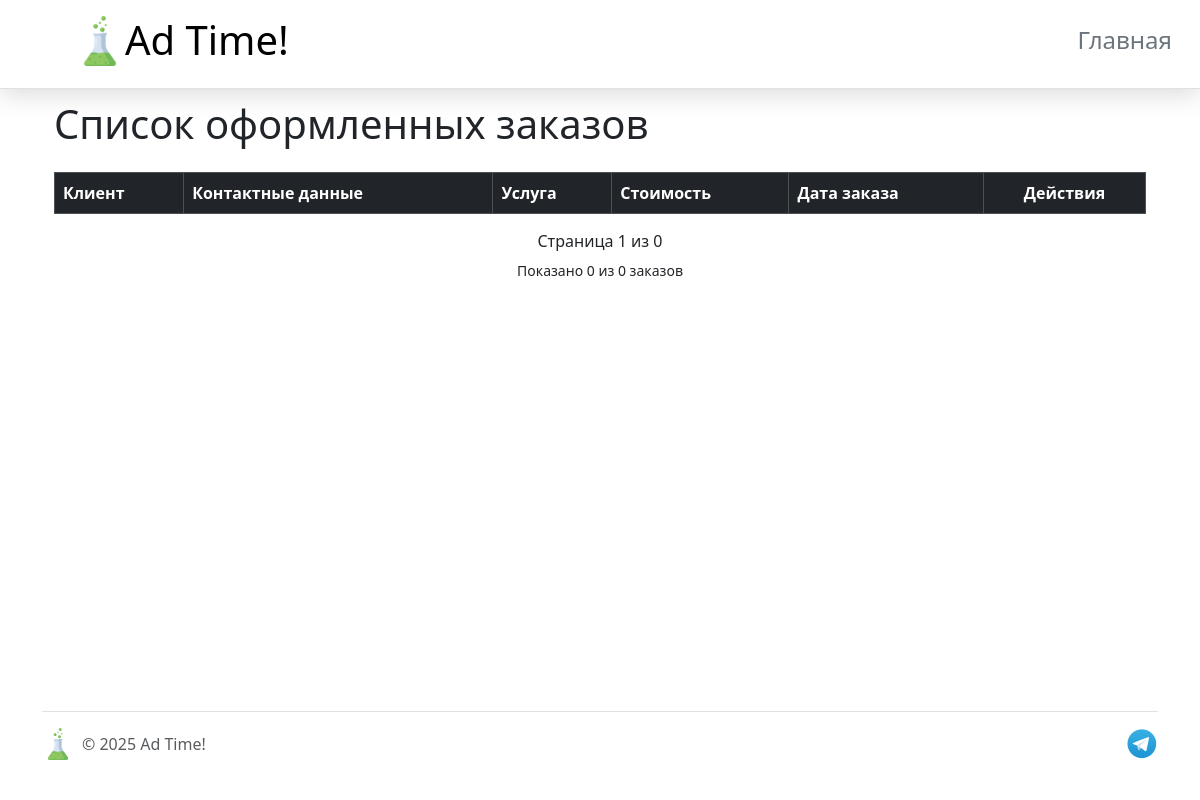
Page /list-orders on the earlier database version.
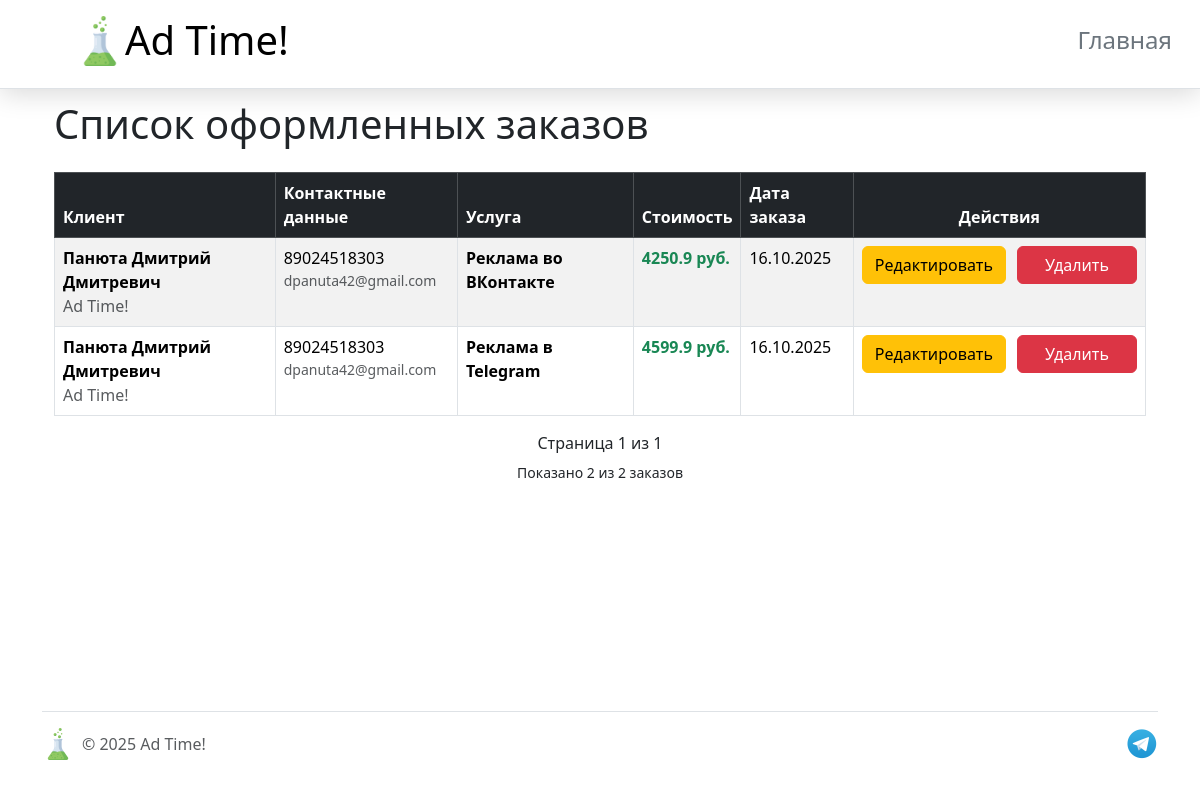
Same page on the later database version.
### models.py (models this page shows, shortened)
class Order(db.Model):
    __tablename__ = 'orders'
    id = db.Column(db.Integer, primary_key=True)
    customer_id = db.Column(db.Integer, db.ForeignKey(
        'customers.id'), nullable=False)
    service_id = db.Column(db.Integer, db.ForeignKey(
        'services.id'), nullable=False)
    order_date = db.Column(db.Date, nullable=False)
    customer = db.relationship('Customer', backref='orders')
    service = db.relationship('Service', backref='orders')

class Customer(db.Model):
    __tablename__ = 'customers'
    id = db.Column(db.Integer, primary_key=True)
    name = db.Column(db.String(125), nullable=False)
    date_of_birth = db.Column(db.Date)
    phone_number = db.Column(
        db.String(11), nullable=False, unique=True)
    email = db.Column(db.String(100))
    company = db.Column(db.String(100))

class Service(db.Model):
    __tablename__ = 'services'
    id = db.Column(db.Integer, primary_key=True)
    service_name = db.Column(db.String(125), nullable=False)
    description = db.Column(db.Text(1000))
    price = db.Column(db.Float(), nullable=False, default='0')

### app.py (the view)
@app.route('/list-orders')
def list_orders():
    page = request.args.get('page', 1, type=int)
    orders = Order.query.paginate(
        page=page,
        per_page=10,
        error_out=False
    )
    app.logger.info(
        f"The page with orders has been loaded. Page {page}, total pages: {orders.pages}")
    return render_template('list_orders.html', orders=orders)

### templates/list_orders.html (shortened to what this page needs)
{% extends 'base.html' %}
{% block content %}
<div class="container">
    <h1 class="mb-4">Список оформленных заказов</h1>
    {% if orders %}
    <table class="table mt-4 table-bordered table-striped table-hover">
        <thead class="table-dark">
            <tr>
                <th>Клиент</th>
                <th>Контактные данные</th>
                <th>Услуга</th>
                <th>Стоимость</th>
                <th>Дата заказа</th>
                <th class="text-center">Действия</th>
            </tr>
        </thead>
        <tbody>
            {% for order in orders %}
            <tr>
                <td>
                    <b>{{ order.customer.name }}</b>
                    {% if order.customer.company %}
                    <div class="text-muted">{{ order.customer.company }}</div>
                    {% endif %}
                </td>
                <td>
                    <div>{{ order.customer.phone_number }}</div>
                    <div class="text-muted small">{{ order.customer.email or 'Email не указан' }}</div>
                </td>
                <td>
                    <b>{{ order.service.service_name }}</b>
                </td>
                <td>
                    <span class="fw-bold text-success">{{ order.service.price }} руб.</span>
                </td>
                <td>
                    {{ order.order_date.strftime('%d.%m.%Y') }}
                </td>
                <td class="text-center">
                    <div class="btn-group" role="group">
                        <a href="{{ url_for('update_order', order_id=order.id) }}" class="btn btn-warning rounded">Редактировать</a>
                        <a href="{{ url_for('delete_order', order_id=order.id) }}"
                        class="btn btn-danger rounded"
                        onclick="return confirm('Вы уверены, что хотите удалить этот заказ?')">Удалить</a>
                </div>
                </td>
            </tr>
            {% endfor %}
        </tbody>
    </table>
    <div style="margin-top: 20px; text-align: center;">
        <span style="position: relative;margin: 0 20px; top: -5px">Страница {{ orders.page }} из {{ orders.pages }}</span>
    </div>
    <p style="text-align: center">
        <small>Показано {{ orders.items|length }} из {{ orders.total }} заказов</small>
    </p>
    {% else %}
    <div class="alert alert-info mt-4">
        <p class="mb-0">На данный момент нет оформленных заказов. <a href="{{ url_for('add_order') }}" class="alert-link">Оформить первый заказ</a>.</p>
    </div>
    {% endif %}
</div>
{% endblock %}

Differences in the rows shown:
added Order: customer.name "Панюта Дмитрий Дмитревич", customer.company "Ad Time!", customer.phone_number "89024518303", customer "dpanuta42@gmail.com", service.service_name "Реклама во ВКонтакте", service.price "4250.9", order_date "16.10.2025"
added Order: customer.name "Панюта Дмитрий Дмитревич", customer.company "Ad Time!", customer.phone_number "89024518303", customer "dpanuta42@gmail.com", service.service_name "Реклама в Telegram", service.price "4599.9", order_date "16.10.2025"
Other differences:
{{ orders.pages }}: "0" → "1"
{{ orders.items|length }}: "0" → "2"
{{ orders.total }}: "0" → "2"
